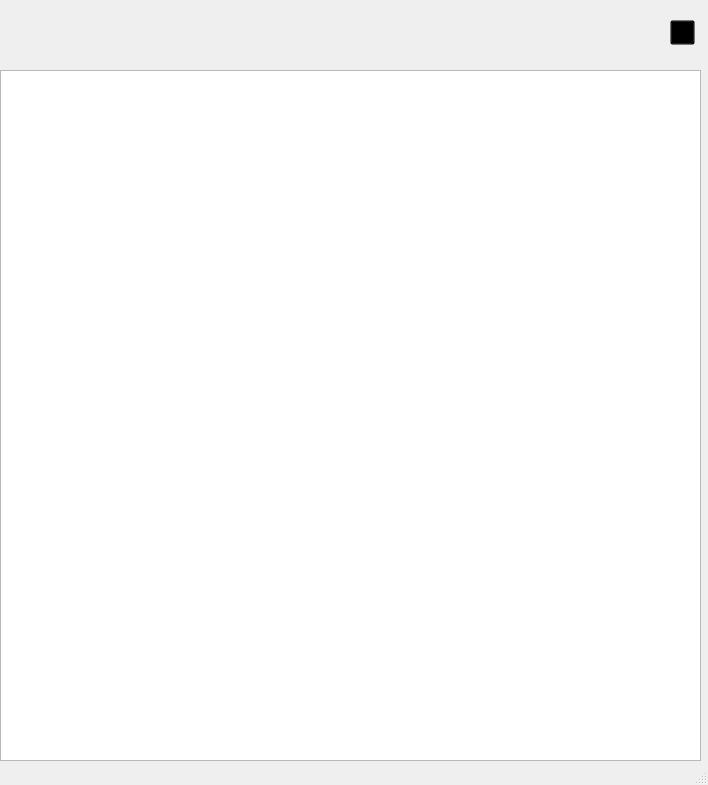
<?xml version="1.0" encoding="UTF-8"?>
<ui version="4.0">
 <class>FriendManagement</class>
 <widget class="QMainWindow" name="FriendManagement">
  <property name="geometry">
   <rect>
    <x>0</x>
    <y>0</y>
    <width>708</width>
    <height>785</height>
   </rect>
  </property>
  <property name="windowTitle">
   <string>MainWindow</string>
  </property>
  <widget class="QWidget" name="centralwidget">
   <widget class="QListView" name="messagelistView">
    <property name="geometry">
     <rect>
      <x>0</x>
      <y>70</y>
      <width>701</width>
      <height>691</height>
     </rect>
    </property>
   </widget>
   <widget class="QToolButton" name="closetoolButton">
    <property name="geometry">
     <rect>
      <x>670</x>
      <y>20</y>
      <width>25</width>
      <height>25</height>
     </rect>
    </property>
    <property name="minimumSize">
     <size>
      <width>25</width>
      <height>25</height>
     </size>
    </property>
    <property name="styleSheet">
     <string notr="true">QToolButton{
	border-image: url(:/imgs/icons8-close.svg);
	background-color: rgba(0, 0, 0,0);
}
QToolButton#closetoolButton:hover{
	
	border-image: url(:/imgs/whiteclose.svg);
	background-color: rgb(255, 23, 2);
}</string>
    </property>
    <property name="text">
     <string/>
    </property>
   </widget>
  </widget>
  <widget class="QMenuBar" name="menubar">
   <property name="geometry">
    <rect>
     <x>0</x>
     <y>0</y>
     <width>708</width>
     <height>21</height>
    </rect>
   </property>
  </widget>
  <widget class="QStatusBar" name="statusbar"/>
 </widget>
 <resources/>
 <connections/>
</ui>
